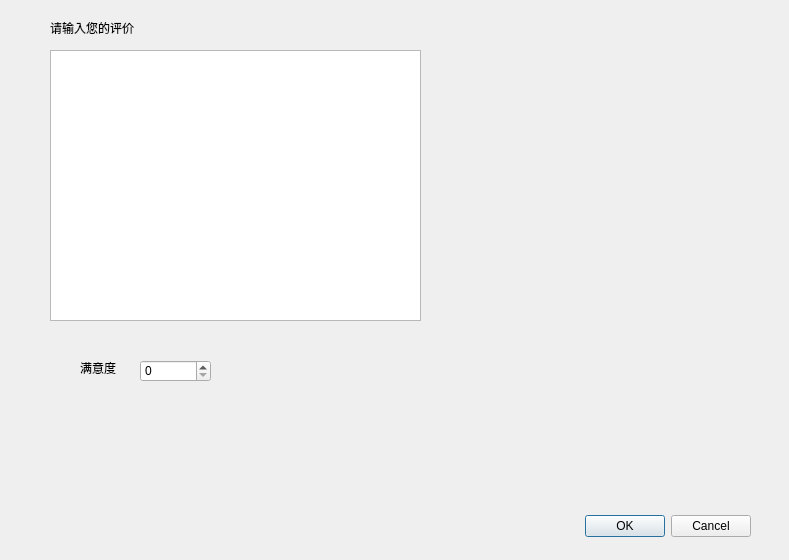
<?xml version="1.0" encoding="UTF-8"?>
<ui version="4.0">
 <class>Dialog</class>
 <widget class="QDialog" name="Dialog">
  <property name="geometry">
   <rect>
    <x>0</x>
    <y>0</y>
    <width>789</width>
    <height>560</height>
   </rect>
  </property>
  <property name="windowTitle">
   <string>Dialog</string>
  </property>
  <widget class="QDialogButtonBox" name="buttonBox">
   <property name="geometry">
    <rect>
     <x>410</x>
     <y>510</y>
     <width>341</width>
     <height>32</height>
    </rect>
   </property>
   <property name="orientation">
    <enum>Qt::Horizontal</enum>
   </property>
   <property name="standardButtons">
    <set>QDialogButtonBox::Cancel|QDialogButtonBox::Ok</set>
   </property>
  </widget>
  <widget class="QTextEdit" name="textEdit">
   <property name="geometry">
    <rect>
     <x>50</x>
     <y>50</y>
     <width>371</width>
     <height>271</height>
    </rect>
   </property>
  </widget>
  <widget class="QLabel" name="label">
   <property name="geometry">
    <rect>
     <x>50</x>
     <y>20</y>
     <width>111</width>
     <height>16</height>
    </rect>
   </property>
   <property name="text">
    <string>请输入您的评价</string>
   </property>
  </widget>
  <widget class="QSpinBox" name="spinBox">
   <property name="geometry">
    <rect>
     <x>140</x>
     <y>360</y>
     <width>71</width>
     <height>22</height>
    </rect>
   </property>
   <property name="wrapping">
    <bool>false</bool>
   </property>
   <property name="frame">
    <bool>true</bool>
   </property>
   <property name="maximum">
    <number>5</number>
   </property>
  </widget>
  <widget class="QLabel" name="label_2">
   <property name="geometry">
    <rect>
     <x>80</x>
     <y>360</y>
     <width>54</width>
     <height>16</height>
    </rect>
   </property>
   <property name="text">
    <string>满意度</string>
   </property>
  </widget>
 </widget>
 <resources/>
 <connections>
  <connection>
   <sender>buttonBox</sender>
   <signal>accepted()</signal>
   <receiver>Dialog</receiver>
   <slot>accept()</slot>
   <hints>
    <hint type="sourcelabel">
     <x>248</x>
     <y>254</y>
    </hint>
    <hint type="destinationlabel">
     <x>157</x>
     <y>274</y>
    </hint>
   </hints>
  </connection>
  <connection>
   <sender>buttonBox</sender>
   <signal>rejected()</signal>
   <receiver>Dialog</receiver>
   <slot>reject()</slot>
   <hints>
    <hint type="sourcelabel">
     <x>316</x>
     <y>260</y>
    </hint>
    <hint type="destinationlabel">
     <x>286</x>
     <y>274</y>
    </hint>
   </hints>
  </connection>
 </connections>
</ui>
